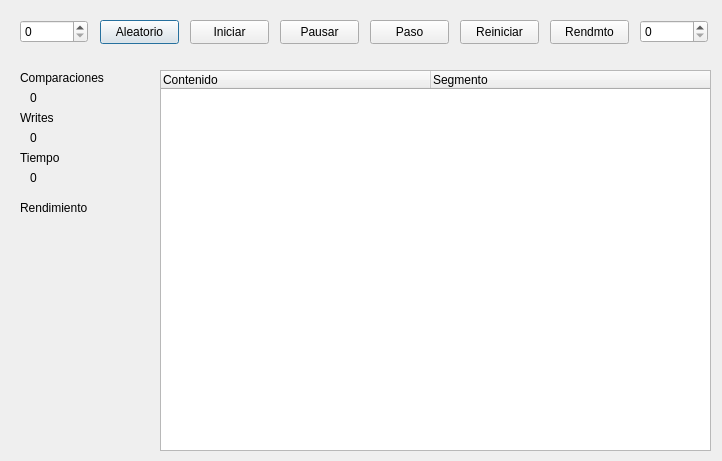
<?xml version="1.0" encoding="UTF-8"?>
<ui version="4.0">
 <class>Dialog</class>
 <widget class="QDialog" name="Dialog">
  <property name="geometry">
   <rect>
    <x>0</x>
    <y>0</y>
    <width>722</width>
    <height>461</height>
   </rect>
  </property>
  <property name="windowTitle">
   <string>Dialog</string>
  </property>
  <widget class="QSpinBox" name="spinN">
   <property name="geometry">
    <rect>
     <x>20</x>
     <y>20</y>
     <width>68</width>
     <height>23</height>
    </rect>
   </property>
  </widget>
  <widget class="QPushButton" name="bttGenerate">
   <property name="geometry">
    <rect>
     <x>100</x>
     <y>20</y>
     <width>79</width>
     <height>24</height>
    </rect>
   </property>
   <property name="text">
    <string>Aleatorio</string>
   </property>
  </widget>
  <widget class="QPushButton" name="bttStart">
   <property name="geometry">
    <rect>
     <x>190</x>
     <y>20</y>
     <width>79</width>
     <height>24</height>
    </rect>
   </property>
   <property name="text">
    <string>Iniciar</string>
   </property>
  </widget>
  <widget class="QPushButton" name="bttPause">
   <property name="geometry">
    <rect>
     <x>280</x>
     <y>20</y>
     <width>79</width>
     <height>24</height>
    </rect>
   </property>
   <property name="text">
    <string>Pausar</string>
   </property>
  </widget>
  <widget class="QPushButton" name="bttStep">
   <property name="geometry">
    <rect>
     <x>370</x>
     <y>20</y>
     <width>79</width>
     <height>24</height>
    </rect>
   </property>
   <property name="text">
    <string>Paso</string>
   </property>
  </widget>
  <widget class="QPushButton" name="bttReset">
   <property name="geometry">
    <rect>
     <x>460</x>
     <y>20</y>
     <width>79</width>
     <height>24</height>
    </rect>
   </property>
   <property name="text">
    <string>Reiniciar</string>
   </property>
  </widget>
  <widget class="QPushButton" name="bttBenchmark">
   <property name="geometry">
    <rect>
     <x>550</x>
     <y>20</y>
     <width>79</width>
     <height>24</height>
    </rect>
   </property>
   <property name="text">
    <string>Rendmto</string>
   </property>
  </widget>
  <widget class="QSpinBox" name="spinSpeed">
   <property name="geometry">
    <rect>
     <x>640</x>
     <y>20</y>
     <width>68</width>
     <height>23</height>
    </rect>
   </property>
  </widget>
  <widget class="QLabel" name="label">
   <property name="geometry">
    <rect>
     <x>20</x>
     <y>70</y>
     <width>91</width>
     <height>16</height>
    </rect>
   </property>
   <property name="styleSheet">
    <string notr="true">QLabel{
	rgb(85, 255, 127)
}</string>
   </property>
   <property name="text">
    <string>Comparaciones</string>
   </property>
  </widget>
  <widget class="QLabel" name="labelComparisons">
   <property name="geometry">
    <rect>
     <x>30</x>
     <y>90</y>
     <width>71</width>
     <height>16</height>
    </rect>
   </property>
   <property name="text">
    <string>0</string>
   </property>
  </widget>
  <widget class="QLabel" name="labelWrites">
   <property name="geometry">
    <rect>
     <x>30</x>
     <y>130</y>
     <width>71</width>
     <height>16</height>
    </rect>
   </property>
   <property name="text">
    <string>0</string>
   </property>
  </widget>
  <widget class="QLabel" name="label_2">
   <property name="geometry">
    <rect>
     <x>20</x>
     <y>110</y>
     <width>91</width>
     <height>16</height>
    </rect>
   </property>
   <property name="text">
    <string>Writes</string>
   </property>
  </widget>
  <widget class="QLabel" name="labelTime">
   <property name="geometry">
    <rect>
     <x>30</x>
     <y>170</y>
     <width>71</width>
     <height>16</height>
    </rect>
   </property>
   <property name="text">
    <string>0</string>
   </property>
  </widget>
  <widget class="QLabel" name="label_3">
   <property name="geometry">
    <rect>
     <x>20</x>
     <y>150</y>
     <width>91</width>
     <height>16</height>
    </rect>
   </property>
   <property name="text">
    <string>Tiempo</string>
   </property>
  </widget>
  <widget class="QWidget" name="benchWidget" native="true">
   <property name="geometry">
    <rect>
     <x>10</x>
     <y>230</y>
     <width>151</width>
     <height>131</height>
    </rect>
   </property>
  </widget>
  <widget class="QLabel" name="label_4">
   <property name="geometry">
    <rect>
     <x>20</x>
     <y>200</y>
     <width>91</width>
     <height>16</height>
    </rect>
   </property>
   <property name="text">
    <string>Rendimiento</string>
   </property>
  </widget>
  <widget class="QTreeWidget" name="treeWidget">
   <property name="geometry">
    <rect>
     <x>160</x>
     <y>70</y>
     <width>551</width>
     <height>381</height>
    </rect>
   </property>
   <property name="minimumSize">
    <size>
     <width>551</width>
     <height>0</height>
    </size>
   </property>
   <attribute name="headerDefaultSectionSize">
    <number>270</number>
   </attribute>
   <column>
    <property name="text">
     <string>Contenido</string>
    </property>
   </column>
   <column>
    <property name="text">
     <string>Segmento</string>
    </property>
   </column>
  </widget>
 </widget>
 <resources/>
 <connections/>
</ui>
